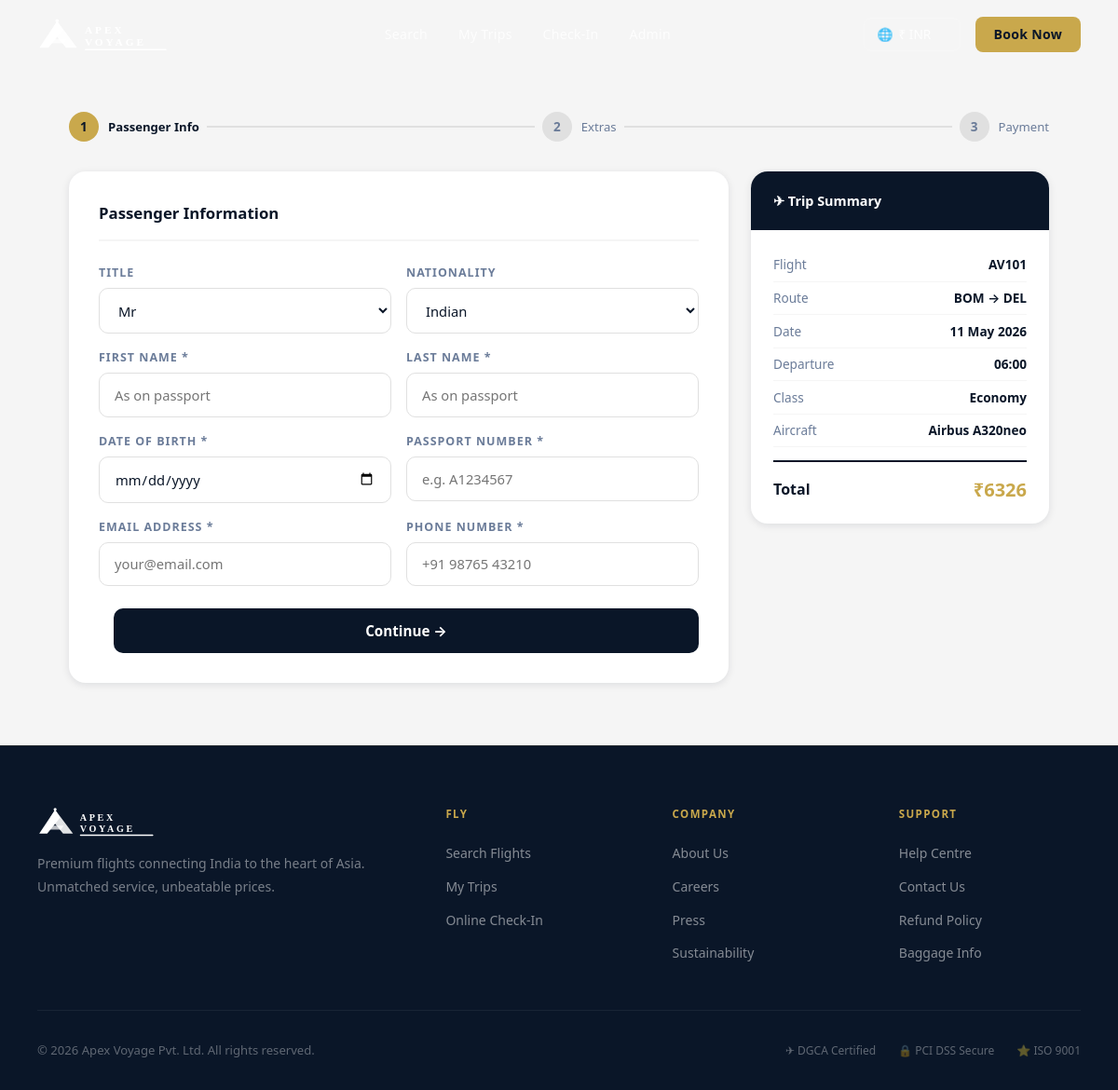
/booking?flight_id=1, run on the app's committed database.
### models.py (models this page shows, shortened)
class Flight(db.Model):
    __tablename__ = 'flights'
    id               = db.Column(db.Integer, primary_key=True)
    flight_number    = db.Column(db.String(10), nullable=False)
    origin_code      = db.Column(db.String(5), nullable=False)
    origin_city      = db.Column(db.String(100), nullable=False)
    destination_code = db.Column(db.String(5), nullable=False)
    destination_city = db.Column(db.String(100), nullable=False)
    departure_time   = db.Column(db.String(10), nullable=False)
    arrival_time     = db.Column(db.String(10), nullable=False)
    date             = db.Column(db.Date, nullable=False)
    aircraft_type    = db.Column(db.String(50), nullable=False)
    economy_price    = db.Column(db.Float, nullable=False)
    business_price   = db.Column(db.Float, nullable=False)
    first_price      = db.Column(db.Float, nullable=False)
    economy_seats    = db.Column(db.Integer, default=180)
    business_seats   = db.Column(db.Integer, default=36)
    first_seats      = db.Column(db.Integer, default=12)
    status           = db.Column(db.String(20), default='Scheduled')
    bookings         = db.relationship('Booking', backref='flight', lazy=True,
                                       cascade='all, delete-orphan')
    def price_for_class(self, cls):
        return {'Economy': self.economy_price, 'Business': self.business_price, 'First': self.first_price}.get(cls, 0)

### app.py (the view, shortened to what this page needs)
@app.route('/booking', methods=['GET', 'POST'])
def booking():
    flight_id   = request.args.get('flight_id')
    seat_class  = request.args.get('class', 'Economy')
    seat_number = request.args.get('seat', '')
    passengers  = int(request.args.get('passengers', 1))
    if not flight_id:
        return redirect(url_for('index'))
    flight = Flight.query.get_or_404(flight_id)
    return render_template('booking.html', flight=flight, seat_class=seat_class,
                           seat_number=seat_number, passengers=passengers)

### templates/booking.html (shortened to what this page needs)
{% extends 'base.html' %}
{% block extra_css %}<link rel="stylesheet" href="{{ url_for('static', filename='css/booking.css') }}">{% endblock %}
{% block content %}
<div class="page-wrap">
  <div class="page-container">
    <div class="progress-steps" role="list" aria-label="Booking steps">
      <div class="ps-step active" id="ps1" role="listitem">
        <div class="ps-num" aria-current="step">1</div>
        <div class="ps-label">Passenger Info</div>
      </div>
      <div class="ps-connector" id="conn1"></div>
      <div class="ps-step" id="ps2" role="listitem">
        <div class="ps-num">2</div>
        <div class="ps-label">Extras</div>
      </div>
      <div class="ps-connector" id="conn2"></div>
      <div class="ps-step" id="ps3" role="listitem">
        <div class="ps-num">3</div>
        <div class="ps-label">Payment</div>
      </div>
    </div>
    <div class="booking-wrap">
      <div class="booking-main">
        <form method="POST" action="{{ url_for('booking') }}" id="bookingForm">
          <div class="form-card">
            <div class="form-step active" id="step1" role="tabpanel" aria-labelledby="ps1">
              <div class="form-step-title">Passenger Information</div>
              <div class="form-row">
                <div class="form-group">
                  <label class="form-label" for="title">Title</label>
                  <select class="form-select" id="title" name="title" aria-label="Title" required>
                    <option value="Mr">Mr</option>
                  </select>
                </div>
                <div class="form-group">
                  <label class="form-label" for="nationality">Nationality</label>
                  <select class="form-select" id="nationality" name="nationality" aria-label="Nationality">
                    <option value="Indian">Indian</option>
                  </select>
                </div>
              </div>
              <div class="form-row">
                <div class="form-group">
                  <label class="form-label" for="first_name">First Name *</label>
                  <input type="text" class="form-input" id="first_name" name="first_name"
                         placeholder="As on passport" required autocomplete="given-name"
                         aria-required="true">
                </div>
                <div class="form-group">
                  <label class="form-label" for="last_name">Last Name *</label>
                  <input type="text" class="form-input" id="last_name" name="last_name"
                         placeholder="As on passport" required autocomplete="family-name"
                         aria-required="true">
                </div>
              </div>
              <div class="form-row">
                <div class="form-group">
                  <label class="form-label" for="dob">Date of Birth *</label>
                  <input type="date" class="form-input" id="dob" name="dob"
                         required aria-required="true" aria-label="Date of birth">
                </div>
                <div class="form-group">
                  <label class="form-label" for="passport">Passport Number *</label>
                  <input type="text" class="form-input" id="passport" name="passport"
                         placeholder="e.g. A1234567" required
                         autocomplete="off" aria-required="true">
                </div>
              </div>
              <div class="form-row">
                <div class="form-group">
                  <label class="form-label" for="email">Email Address *</label>
                  <input type="email" class="form-input" id="email" name="email"
                         placeholder="your@email.com" required
                         autocomplete="email" aria-required="true">
                </div>
                <div class="form-group">
                  <label class="form-label" for="phone">Phone Number *</label>
                  <input type="tel" class="form-input" id="phone" name="phone"
                         placeholder="+91 98765 43210" required
                         autocomplete="tel" aria-required="true">
                </div>
              </div>
              <div class="step-nav">
                <button type="button" class="btn-next" id="next1" aria-label="Continue to Extras">Continue →</button>
              </div>
            </div>
          </div>
        </form>
      </div>
      <div class="booking-sidebar">
        <div class="summary-card">
          <div class="summary-card__head">
            <h4>✈ Trip Summary</h4>
          </div>
          <div class="summary-body">
            <div class="sum-row">
              <span class="sum-label">Flight</span>
              <span class="sum-val">{{ flight.flight_number }}</span>
            </div>
            <div class="sum-row">
              <span class="sum-label">Route</span>
              <span class="sum-val">{{ flight.origin_code }} → {{ flight.destination_code }}</span>
            </div>
            <div class="sum-row">
              <span class="sum-label">Date</span>
              <span class="sum-val">{{ flight.date.strftime('%d %b %Y') }}</span>
            </div>
            <div class="sum-row">
              <span class="sum-label">Departure</span>
              <span class="sum-val">{{ flight.departure_time }}</span>
            </div>
            <div class="sum-row">
              <span class="sum-label">Class</span>
              <span class="sum-val">{{ seat_class }}</span>
            </div>
            <div class="sum-row">
              <span class="sum-label">Aircraft</span>
              <span class="sum-val">{{ flight.aircraft_type }}</span>
            </div>
            <div class="sum-total-row">
              <span class="sum-total-label">Total</span>
              <span class="sum-total-val">₹{{ (flight.price_for_class(seat_class) * 1.05 + 450)|int }}</span>
            </div>
          </div>
        </div>
      </div>
    </div>
  </div>
</div>
{% endblock %}

### static/css/main.css (style rules this page uses)
:root { --navy: #0A1628; --navy-mid: #112040; --navy-light: #1a2f4e; --gold: #C9A84C; --gold-light: #E8C97A; --gold-dim: rgba(201,168,76,0.15); --saffron: #FF6B35; --white: #FFFFFF; --off-white: #FAF9F7; --grey-light: #F5F5F5; --grey-mid: #E0E0E0; --text-dark: #0A1628; --text-mid: #3D4F6B; --text-muted: #6B7C99; --shadow-sm: 0 2px 8px rgba(10,22,40,0.10); --shadow-md: 0 4px 24px rgba(10,22,40,0.14); --shadow-lg: 0 12px 48px rgba(10,22,40,0.20); --radius: 10px; --radius-lg: 18px; --radius-xl: 28px; --ease: cubic-bezier(0.4,0,0.2,1); --dur: 0.25s; }
*,*::before,*::after { box-sizing: border-box; margin: 0; padding: 0; }
html { scroll-behavior: smooth; font-size: 16px; }
body { font-family: 'Segoe UI', system-ui, -apple-system, BlinkMacSystemFont, sans-serif; color: var(--text-dark); background: var(--white); overflow-x: hidden; line-height: 1.6; }
button, input, select, textarea { font-family: inherit; outline: none; }
button { cursor: pointer; border: none; background: none; }

### static/css/booking.css (style rules this page uses)
.page-wrap { padding-top: 88px; min-height: 100vh; background: var(--grey-light); }
.page-container { max-width: 1100px; margin: 0 auto; padding: 2rem 1.5rem 4rem; }
.booking-wrap { display: grid; grid-template-columns: 1fr 320px; gap: 1.5rem; }
.booking-main { min-width: 0; }
.booking-sidebar { position: sticky; top: 96px; align-self: start; }
.progress-steps { display: flex; align-items: center; margin-bottom: 2rem; }
.ps-step { display: flex; align-items: center; gap: 0.625rem; }
.ps-num { width: 32px; height: 32px; border-radius: 50%; display: flex; align-items: center; justify-content: center; font-size: 0.85rem; font-weight: 700; background: var(--grey-mid); color: var(--text-muted); transition: all var(--dur); }
.ps-step.active .ps-num { background: var(--gold); color: var(--navy); }
.ps-label { font-size: 0.82rem; font-weight: 500; color: var(--text-muted); }
.ps-step.active .ps-label { color: var(--navy); font-weight: 700; }
.ps-connector { flex: 1; height: 2px; background: var(--grey-mid); margin: 0 0.5rem; transition: background var(--dur); }
.form-card { background: white; border-radius: var(--radius-lg); box-shadow: var(--shadow-sm); overflow: hidden; }
.form-step { display: none; padding: 2rem; }
.form-step.active { display: block; }
.form-step-title { font-size: 1.05rem; font-weight: 700; color: var(--navy); margin-bottom: 1.5rem; padding-bottom: 0.875rem; border-bottom: 2px solid var(--grey-light); }
.form-row { display: grid; grid-template-columns: 1fr 1fr; gap: 1rem; margin-bottom: 1rem; }
.form-group { display: flex; flex-direction: column; gap: 0.375rem; }
.form-label { font-size: 0.78rem; font-weight: 700; text-transform: uppercase; letter-spacing: 0.08em; color: var(--text-muted); }
.form-input, .form-select { border: 1.5px solid var(--grey-mid); border-radius: var(--radius); padding: 0.8rem 1rem; font-size: 0.92rem; color: var(--navy); background: white; width: 100%; transition: border-color var(--dur), box-shadow var(--dur); }
.step-nav { display: flex; justify-content: space-between; margin-top: 1.5rem; gap: 1rem; }
.btn-next { flex: 1; background: var(--navy); color: white; border-radius: var(--radius); padding: 0.875rem 1.5rem; font-weight: 700; font-size: 0.95rem; border: none; cursor: pointer; transition: all var(--dur); }
.summary-card { background: white; border-radius: var(--radius-lg); box-shadow: var(--shadow-sm); overflow: hidden; }
.summary-card__head { background: var(--navy); color: white; padding: 1.25rem 1.5rem; }
.summary-card__head h4 { font-size: 0.9rem; font-weight: 700; }
.summary-body { padding: 1.25rem 1.5rem; }
.sum-row { display: flex; justify-content: space-between; font-size: 0.85rem; padding: 0.4rem 0; border-bottom: 1px solid var(--grey-light); }
.sum-label { color: var(--text-muted); }
.sum-val { font-weight: 600; color: var(--navy); }
.sum-total-row { display: flex; justify-content: space-between; align-items: center; margin-top: 0.875rem; padding-top: 0.875rem; border-top: 2px solid var(--navy); }
.sum-total-label { font-weight: 700; }
.sum-total-val { font-size: 1.25rem; font-weight: 700; color: var(--gold); }

### data on the page
Flight: flight_number "AV101", origin_code "BOM", destination_code "DEL", date "11 May 2026", departure_time "06:00", aircraft_type "Airbus A320neo", (flight.price_for_class(seat_class)*1.05+450)|int "6326"

### other printed values
{{ seat_class }} "Economy"
